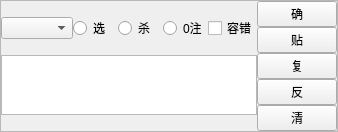
        <widget class="QFrame" name="frame_8">
         <property name="maximumSize">
          <size>
           <width>16777215</width>
           <height>100</height>
          </size>
         </property>
         <property name="frameShape">
          <enum>QFrame::StyledPanel</enum>
         </property>
         <property name="frameShadow">
          <enum>QFrame::Raised</enum>
         </property>
         <layout class="QVBoxLayout" name="verticalLayout_22">
          <property name="spacing">
           <number>0</number>
          </property>
          <property name="leftMargin">
           <number>0</number>
          </property>
          <property name="topMargin">
           <number>0</number>
          </property>
          <property name="rightMargin">
           <number>0</number>
          </property>
          <property name="bottomMargin">
           <number>0</number>
          </property>
          <item>
           <layout class="QHBoxLayout" name="horizontalLayout_15">
            <item>
             <layout class="QVBoxLayout" name="verticalLayout_23">
              <item>
               <layout class="QHBoxLayout" name="horizontalLayout_16">
                <item>
                 <widget class="QComboBox" name="comboBox_8"/>
                </item>
                <item>
                 <widget class="QRadioButton" name="radioButton_22">
                  <property name="text">
                   <string>选</string>
                  </property>
                 </widget>
                </item>
                <item>
                 <widget class="QRadioButton" name="radioButton_23">
                  <property name="text">
                   <string>杀</string>
                  </property>
                 </widget>
                </item>
                <item>
                 <widget class="QRadioButton" name="radioButton_24">
                  <property name="text">
                   <string>0注</string>
                  </property>
                 </widget>
                </item>
                <item>
                 <widget class="QCheckBox" name="checkBox_8">
                  <property name="text">
                   <string>容错</string>
                  </property>
                 </widget>
                </item>
               </layout>
              </item>
              <item>
               <widget class="QTextEdit" name="textEdit_8">
                <property name="maximumSize">
                 <size>
                  <width>16777215</width>
                  <height>60</height>
                 </size>
                </property>
               </widget>
              </item>
             </layout>
            </item>
            <item>
             <layout class="QVBoxLayout" name="verticalLayout_24">
              <item>
               <widget class="QPushButton" name="pushButton_36">
                <property name="text">
                 <string>确</string>
                </property>
               </widget>
              </item>
              <item>
               <widget class="QPushButton" name="pushButton_37">
                <property name="text">
                 <string>贴</string>
                </property>
               </widget>
              </item>
              <item>
               <widget class="QPushButton" name="pushButton_38">
                <property name="text">
                 <string>复</string>
                </property>
               </widget>
              </item>
              <item>
               <widget class="QPushButton" name="pushButton_39">
                <property name="text">
                 <string>反</string>
                </property>
               </widget>
              </item>
              <item>
               <widget class="QPushButton" name="pushButton_40">
                <property name="text">
                 <string>清</string>
                </property>
               </widget>
              </item>
             </layout>
            </item>
           </layout>
          </item>
         </layout>
        </widget>
